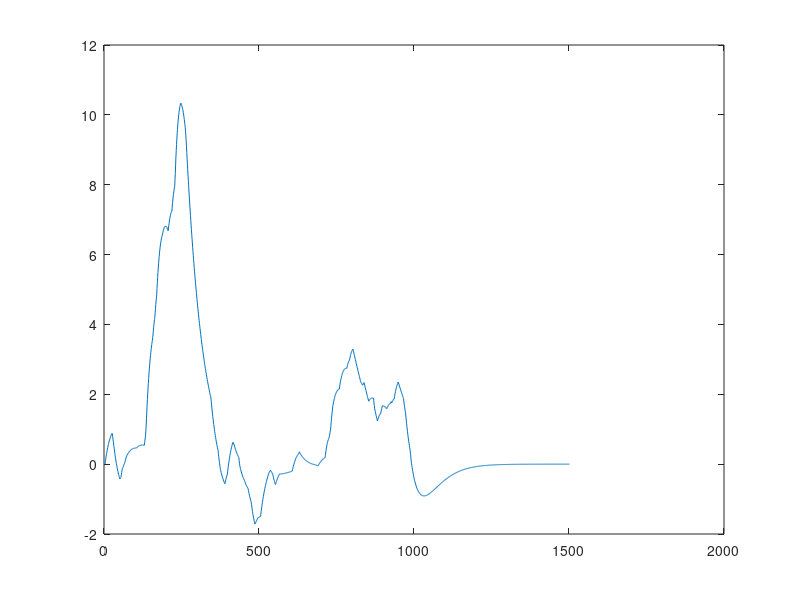

The MATLAB source for this figure:
clear;

%parameters
maxTime = 1.5; %duration of the traces
maxIncomingSpikeTime = 1.; % max time of an incoming spike
nbInputNeuron = 100; %number of input neuron = nb dimension of input space
timeGap = 0.001; %time resolution

%useful variables
timeLine = 0:timeGap:maxTime;
nbTimeValue = size(timeLine,2);

%spike pattern structure
spikePattern = zeros(nbInputNeuron,nbTimeValue);
%random spike pattern
listSpikeTime = randi(maxIncomingSpikeTime/timeGap, nbInputNeuron, 1);
for idInputNeuron = 1:nbInputNeuron
    spikePattern(idInputNeuron,listSpikeTime(idInputNeuron)) = 1;
    %plot(spikePattern(idInputNeuron,:)); pause;
end

%kernel
kernelTimeConstant = 0.04;
kernel = timeLine/(kernelTimeConstant*exp(-1)).*exp(-timeLine/kernelTimeConstant);
plot(kernel)

%synaptic pattern
synapticPattern = conv2(spikePattern, kernel);   
synapticPattern = synapticPattern(:, 1:nbTimeValue);
%plot(synapticPattern(1, :)); pause;
%plot(synapticPattern(2, :)); pause;

%learning coeficients
threshold = 10;
alphaLearning = 0.05;

%value to change to consider the pattern as a P+ or P- pattern
learningCoef = 1;%for positive pattern
%learningCoef = -1;%for negative pattern

%initial synatpic weights
synapticWeight = rand(nbInputNeuron,1)*2-1;

%compute initial membrane potential
synapticActivity = bsxfun(@times,synapticWeight,synapticPattern);
membranePotential = sum(synapticActivity,1);
maxVal = max(membranePotential);
maxPos = find(membranePotential==maxVal);
%plot(synapticActivity(1,:)); pause;
%plot(synapticActivity(2,:)); pause;
%plot(membranePotential); pause;

%loop until the learning is complete
while learningCoef*(maxVal-threshold)<0
    
   plot(membranePotential); pause;

    %modify the weights
    for idInputNeuron = 1:nbInputNeuron        
        spikePos = listSpikeTime(idInputNeuron);                
        delayPos = maxPos-spikePos;

        if delayPos>0
            kernelValue = kernel(delayPos);
            synapticWeight(idInputNeuron) = synapticWeight(idInputNeuron)+learningCoef*kernelValue*alphaLearning;
        end                                    
    end
    
    %compute new membrane potential
    synapticActivity = bsxfun(@times,synapticWeight,synapticPattern);
    membranePotential = sum(synapticActivity,1);
    maxVal = max(membranePotential);
    maxPos = find(membranePotential==maxVal);
    
end     
disp('learning OK');
plot(membranePotential); pause;

